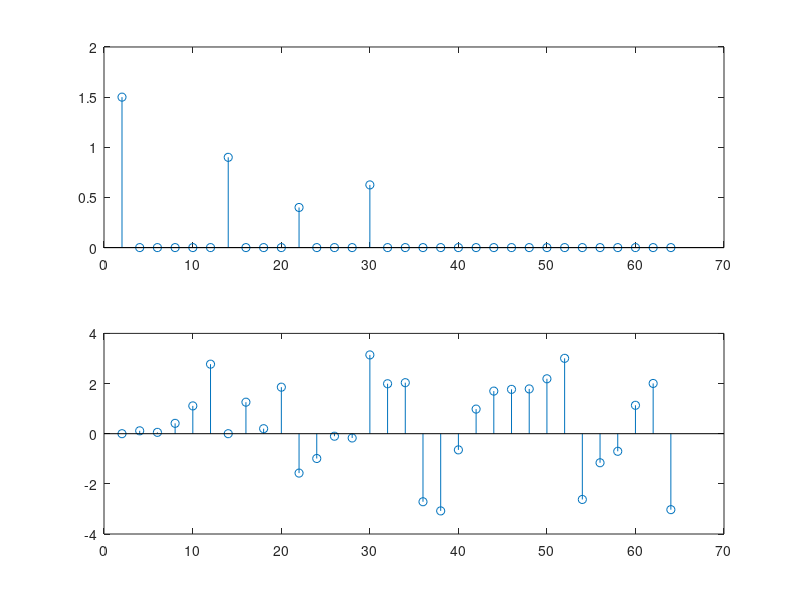

Recreate this plot in MATLAB.
function [dt, tn, df, fmin, fmax, h] = RA225295_L09_03()
    h = figure;
    fs=128;
    dt=1/fs; 
    n=64;
    t=(0:n-1)*dt;
    tn=t(end);
    fmax=0.5*fs;
    fmin=1/tn;
    y=1.5+1.8*cos(2*pi*12*t)+0.8*sin(2*pi*20*t)-1.25*cos(2*pi*28*t); 
    Y = fft(y)/n;
    f = linspace(fmin,fmax,n/2);
    df=n/2;

    a0 = Y(1);
    subplot(2,1,1);
    stem(f,abs(Y(1:n/2)));
    subplot(2,1,2);
    stem(f,angle(Y(1:n/2)));
end